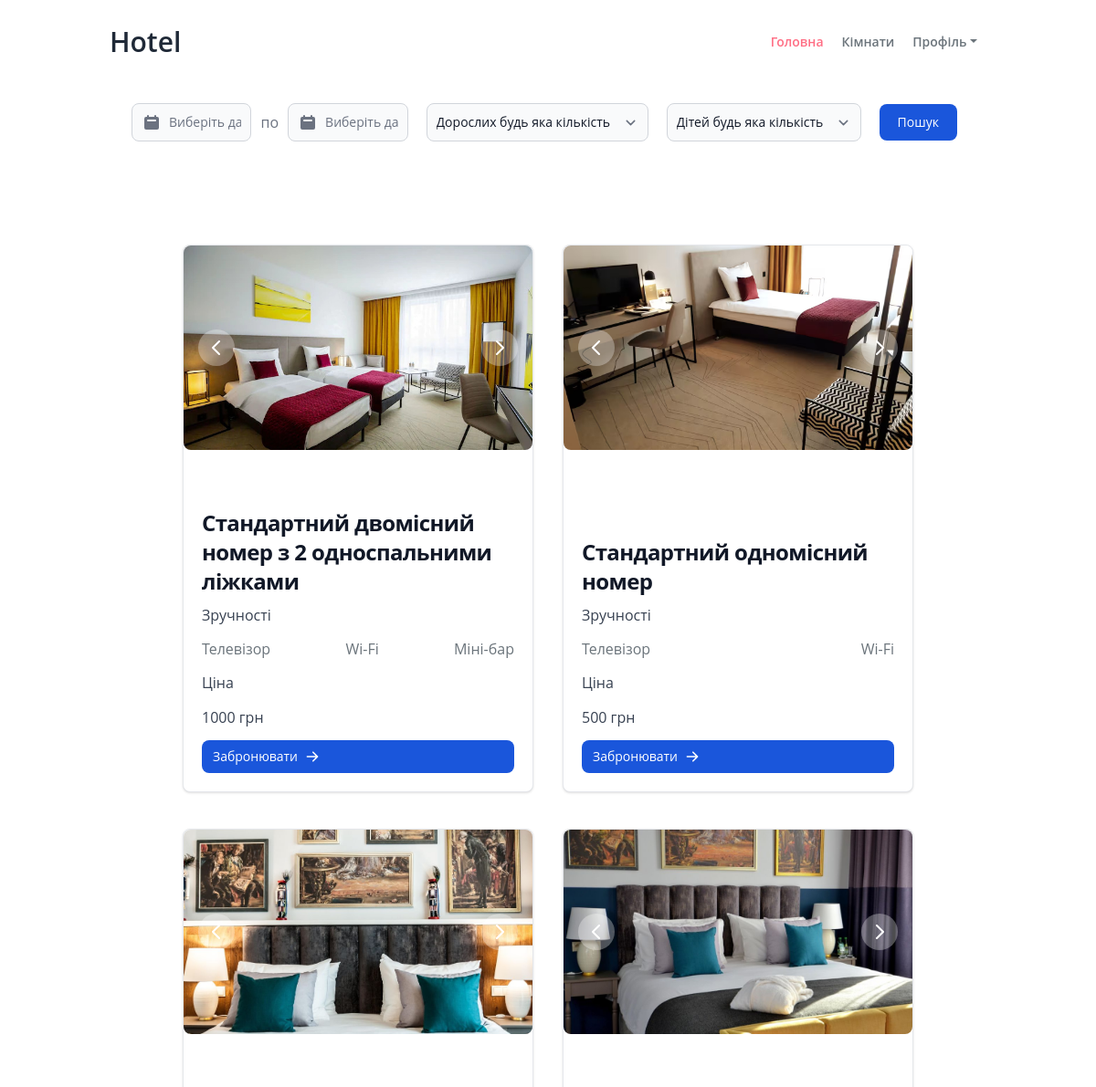
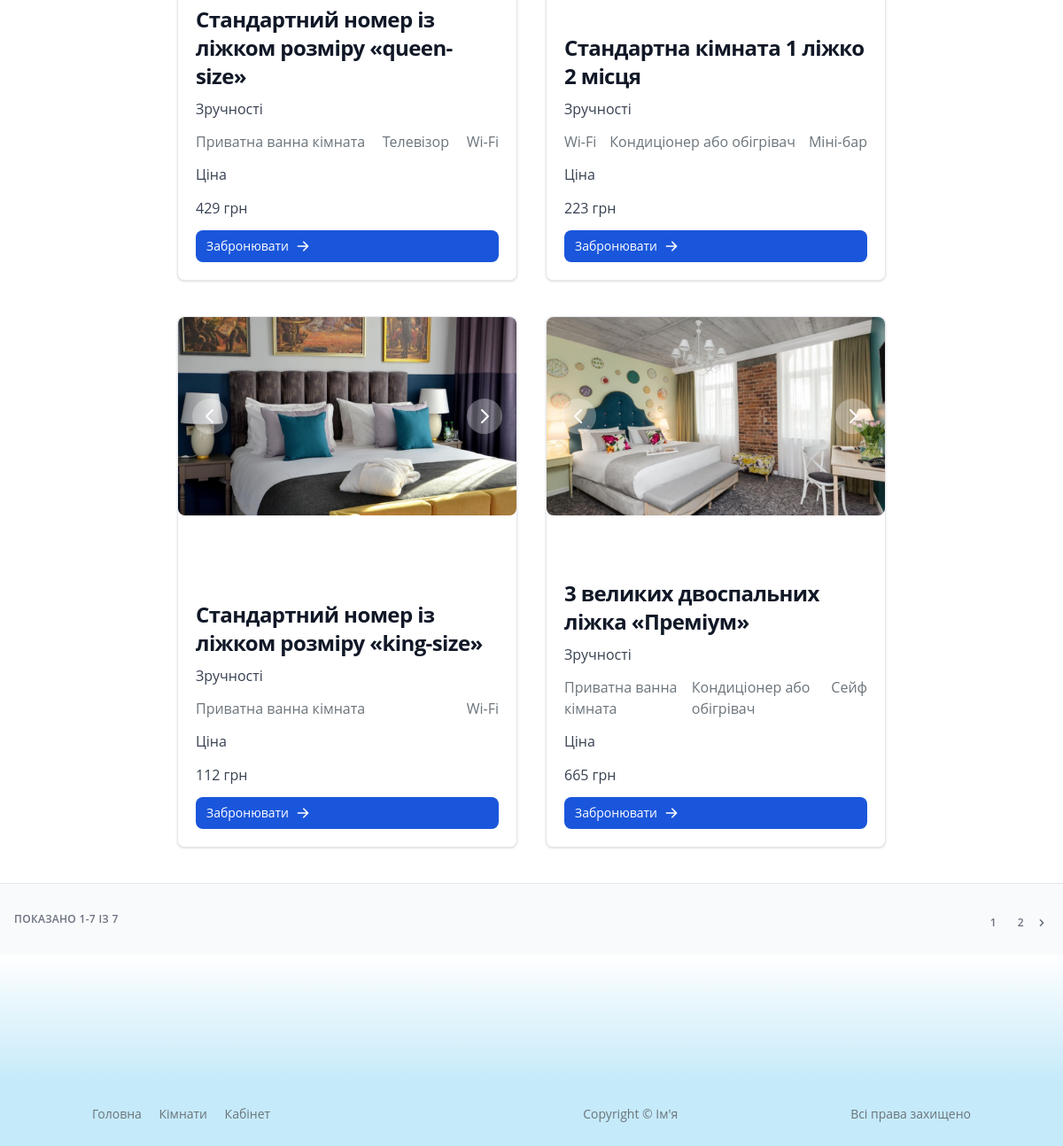
Screenshot of /rooms.html with the database file from the repository (2 pictures, top to bottom).
### main/models.py (models this page shows, shortened)
class Image(models.Model):
    image = models.ImageField(upload_to='room_images/')
    created_at = models.DateTimeField(auto_now_add=True)

class Room(models.Model):
    room_no = models.CharField(max_length=10, primary_key=True)
    name = models.CharField(max_length=500, null=True, blank=True)
    room_type = models.ForeignKey('RoomType', null=False, blank=True, on_delete=models.CASCADE)
    availability = models.BooleanField(default=0)
    booked = models.BooleanField(default=0)
    conveniences = models.ManyToManyField('Faciliti', related_name='conveniences')
    staff = models.ForeignKey('Customer', on_delete=models.CASCADE, editable=True, related_name='rooms_as_staff')
    adult_count = models.IntegerField(default=0)
    child_count = models.IntegerField(default=0)
    images = models.ManyToManyField('Image', related_name='images')
    price = models.PositiveSmallIntegerField(null=True, blank=True)
    class Meta:
        ordering = ['room_no', ]
        permissions = (('can_view_room', 'Можна переглянути кімнату'),)
    def display_facility(self):
        return ', '.join([faciliti.name for faciliti in self.conveniences.all()])
    display_facility.short_description = 'Зручності'
    def display_images(self):
        return ', '.join([image.__str__() for image in self.images.all()])
    display_images.short_description = 'Зображення'

class Faciliti(models.Model):
    name = models.CharField(max_length=25)
    price = models.PositiveSmallIntegerField()
    class Meta:
        verbose_name_plural = 'Зручності'  # В іншому випадку на панелі адміністратора буде показано Facilities

### main/views.py (the view)
# urls.py: path('rooms.html', views.rooms, name='rooms'),
def rooms(request):
    context = {}
    try:
        if 'page' in request.GET:
            current_page = int(request.GET['page'])
        else:
            current_page = 1
    except:
        current_page = 1
    try:
        if 'step' in request.GET:
            step = int(request.GET['step'])
        else:
            step = 6
    except:
        step = 6
    if step > 1000:
        step = 1000
    if request.method == 'POST':
        query_dict = dict(request.POST)
        start_date_str = query_dict.get('start', [''])[0]
        end_date_str = query_dict.get('end', [''])[0]
        try:
            no_of_children = int(query_dict.get('child', [-1])[0])
        except ValueError:
            no_of_children = -1
        try:
            no_of_adults = int(query_dict.get('adult', [-1])[0])
        except ValueError:
            no_of_adults = -1
        print(f"{start_date_str} {end_date_str} {no_of_adults} {no_of_children}")
        if start_date_str != '' and end_date_str != '':
            start_date = datetime.strptime(start_date_str, '%m/%d/%Y')
            end_date = datetime.strptime(end_date_str, '%m/%d/%Y')
        else:
            start_date = None
            end_date = None
        reservations = None
        if start_date is not None and end_date is not None:
            reservations = Reservation.objects.filter(
                check_in_time__date__gt=start_date,
                check_out_time__date__lt=end_date
            )
        if reservations is not None:
            rooms_in_reservations = reservations.values_list('room', flat=True)
            rooms = Room.objects.exclude(room_no__in=rooms_in_reservations)
        else:
            rooms = Room.objects.all()
        if no_of_children != -1:
            rooms = rooms.filter(child_count=no_of_children)
        if no_of_adults != -1:
            rooms = rooms.filter(adult_count=no_of_adults)
    else:
        rooms = Room.objects.all()
    paginator = Paginator(rooms, step)
    rooms_page = paginator.get_page(current_page)
    previous_page = rooms_page.previous_page_number() if rooms_page.has_previous() else None
    next_page = rooms_page.next_page_number() if rooms_page.has_next() else None
    all_count_page = paginator.count
    context['rooms'] = rooms_page
    context['current_page'] = current_page
    context['previous_page'] = previous_page
    context['next_page'] = next_page
    context['step'] = step
    context['all_count_page'] = all_count_page
    showing_pages = ""
    if current_page + step <= all_count_page:
        showing_pages = '-'.join([str(current_page), str(current_page + step)])
    else:
        showing_pages = '-'.join([str(current_page), str(all_count_page)])
    context['showing_pages'] = showing_pages
    return render(request, 'rooms.html', context)

### main/templates/rooms.html (shortened to what this page needs)
{% extends 'base.html' %}
{% block main-content %}
<form action="{% url 'rooms' %}" method="POST">
<div class="container sm:px-4 lg:px-8 flex flex-wrap items-center justify-between lg:flex-nowrap mt-10">
    <div class="py-8 px-4 mx-auto max-w-screen-xl lg:py-16 lg:px-6 m-2 flex items-center  justify-center flex-row">
        <div date-rangepicker class="flex flex-row items-center">
            <div class="relative">
            <div class="absolute inset-y-0 left-0 flex items-center pl-3 pointer-events-none">
            </div>
            <input name="start" type="text" class="bg-gray-50 border border-gray-300 text-gray-900 text-sm rounded-lg focus:ring-blue-500 focus:border-blue-500 block w-full pl-10 p-2.5  dark:bg-gray-700 dark:border-gray-600 dark:placeholder-gray-400 dark:text-white dark:focus:ring-blue-500 dark:focus:border-blue-500" placeholder="Виберіть дату початку">
            </div>
            <span class="p-2.5 text-gray-500">по</span>
            <div class="relative">
            <div class="absolute inset-y-0 left-0 flex items-center pl-3 pointer-events-none">
            </div>
            <input name="end" type="text" class="bg-gray-50 border border-gray-300 text-gray-900 text-sm rounded-lg focus:ring-blue-500 focus:border-blue-500 block w-full pl-10 p-2.5  dark:bg-gray-700 dark:border-gray-600 dark:placeholder-gray-400 dark:text-white dark:focus:ring-blue-500 dark:focus:border-blue-500" placeholder="Виберіть дату кінця">
        </div>
    </div>
            <select name="adult" id="default" class="bg-gray-50 border border-gray-300 text-gray-900 text-sm rounded-lg focus:ring-blue-500 focus:border-blue-500 block p-2.5 dark:bg-gray-700 dark:border-gray-600 dark:placeholder-gray-400 dark:text-white dark:focus:ring-blue-500 dark:focus:border-blue-500 ml-5">
                <option value="-1">Дорослих будь яка кількість</option>
            </select>
            <select name="child" id="default" class="bg-gray-50 border border-gray-300 text-gray-900 text-sm rounded-lg focus:ring-blue-500 focus:border-blue-500 block p-2.5 dark:bg-gray-700 dark:border-gray-600 dark:placeholder-gray-400 dark:text-white dark:focus:ring-blue-500 dark:focus:border-blue-500 ml-5 mr-5">
                <option value="-1">Дітей будь яка кількість</option>
            </select>
            <button type="submit" class="text-white bg-blue-700 hover:bg-blue-800 focus:ring-4 focus:ring-blue-300 font-medium rounded-lg text-sm px-5 py-2.5 mr-2 dark:bg-blue-600 dark:hover:bg-blue-700 focus:outline-none dark:focus:ring-blue-800">Пошук</button>
</div>
</form>
<div class="container sm:px-4 lg:px-8 flex flex-wrap items-center justify-center lg:flex-nowrap mb-10">
    {% if rooms %}
    {% for room in rooms %}
        <div id="room-card" style="height: 600px;" class="min-h-[500px] max-h-[600px] mt-10 ml-4 mr-4 max-w-sm bg-white border border-gray-200 rounded-lg shadow dark:bg-gray-800 dark:border-gray-700 flex flex-col justify-between">
            <div id="gallery" class="relative w-full" data-carousel="">
                <div class="relative h-56 overflow-hidden rounded-lg rounded-b-none">
                    {% if room.images.all %}
                        {% for room_image in room.images.all %}
                        <div class="hidden duration-1000 ease-in-out" data-carousel-item>
                            <img src="{{ room_image.image.url }}" class="absolute block max-w-full h-auto -translate-x-1/2 -translate-y-1/2 top-1/2 left-1/2" alt="">
                        </div>
                        {% endfor %}
                    {% endif %}
                </div>
                <button type="button" class="absolute top-0 left-0 z-30 flex items-center justify-center h-full px-4 cursor-pointer group focus:outline-none" data-carousel-prev>
                    <span class="inline-flex items-center justify-center w-10 h-10 rounded-full bg-white/30 dark:bg-gray-800/30 group-hover:bg-white/50 dark:group-hover:bg-gray-800/60 group-focus:ring-4 group-focus:ring-white dark:group-focus:ring-gray-800/70 group-focus:outline-none">
                        <svg aria-hidden="true" class="w-6 h-6 text-white dark:text-gray-800" fill="none" stroke="currentColor" viewBox="0 0 24 24" xmlns="http://www.w3.org/2000/svg">
                            <path stroke-linecap="round" stroke-linejoin="round" stroke-width="2" d="M15 19l-7-7 7-7"></path>
                        </svg>
                    </span>
                </button>
                <button type="button" class="absolute top-0 right-0 z-30 flex items-center justify-center h-full px-4 cursor-pointer group focus:outline-none" data-carousel-next>
                    <span class="inline-flex items-center justify-center w-10 h-10 rounded-full bg-white/30 dark:bg-gray-800/30 group-hover:bg-white/50 dark:group-hover:bg-gray-800/60 group-focus:ring-4 group-focus:ring-white dark:group-focus:ring-gray-800/70 group-focus:outline-none">
                        <svg aria-hidden="true" class="w-6 h-6 text-white dark:text-gray-800" fill="none" stroke="currentColor" viewBox="0 0 24 24" xmlns="http://www.w3.org/2000/svg"><path stroke-linecap="round" stroke-linejoin="round" stroke-width="2" d="M9 5l7 7-7 7"></path></svg>
                    </span>
                </button>
            </div>
            <div class="w-full p-5 flex flex-col justify-between">
                <div class="">
                    <a href="" class="">
                        <h5 class="mb-2 text-2xl font-bold tracking-tight text-gray-900 dark:text-white">{{ room.name }}</h5>
                    </a>
                </div>
                <div class="">
                    <p class="mb-3 font-normal text-gray-700 dark:text-gray-400">
                        Зручності
                    </p>
                    <ul class="mb-3 w-full flex justify-between">
                        {% if room.conveniences.all %}
                            {% for room_convenience in room.conveniences.all %}
                                <li>{{ room_convenience.name }} </li>
                            {% endfor %}
                        {% endif %}
                    </ul>
                </div>
                <div class="">
                    <p class="mb-3 font-normal text-gray-700 dark:text-gray-400">
                        Ціна
                    </p>
                    <p class="mb-3 font-normal text-gray-700 dark:text-gray-400">
                        {{ room.price }} грн
                    </p>
                </div>
                {% if not user.is_superuser %}
                <div class="flex flex-col flex-grow">
                    <a href="{% url 'user_reservation_form' %}?room_no={{room.room_no}}" class="inline-flex items-center px-3 py-2 text-sm font-medium text-center text-white bg-blue-700 rounded-lg hover:bg-blue-800 focus:ring-4 focus:outline-none focus:ring-blue-300 dark:bg-blue-600 dark:hover:bg-blue-700 dark:focus:ring-blue-800">
                        Забронювати
                    </a>
                </div>
                {% endif %}
            </div>
        </div>
    {% endfor %}
    {% endif %}
</div>
<div
          class="grid px-4 py-3 text-xs font-semibold tracking-wide text-gray-500 uppercase border-t dark:border-gray-700 bg-gray-50 sm:grid-cols-9 dark:text-gray-400 dark:bg-gray-800">
          <span class="flex items-center col-span-3">
            Показано {{ showing_pages }} із {{ all_count_page }}
          </span>
          <span class="col-span-2"></span>
          <span class="flex col-span-4 mt-2 sm:mt-auto sm:justify-end">
            <nav aria-label="Table navigation">
              <ul class="inline-flex items-center">
                {% for page_number in rooms.paginator.page_range %}
                    <li>
                        <a href="?page={{ page_number }}&step={{ step }}" class="px-3 py-1 rounded-md focus:outline-none focus:shadow-outline-purple">
                            {{ page_number }}
                        </a>
                    </li>
                {% endfor %}
                {% if next_page %}
                    <li>
                        <a href="?page={{ next_page }}&step={{ step }}" class="px-3 py-1 rounded-md rounded-r-lg focus:outline-none focus:shadow-outline-purple"
                            aria-label="Next">
                            <svg class="w-4 h-4 fill-current" aria-hidden="true" viewBox="0 0 20 20">
                                <path d="M7.293 14.707a1 1 0 010-1.414L10.586 10 7.293 6.707a1 1 0 011.414-1.414l4 4a1 1 0 010 1.414l-4 4a1 1 0 01-1.414 0z"
                                    clip-rule="evenodd" fill-rule="evenodd"></path>
                            </svg>
                        </a>
                    </li>
                {% endif %}
            </ul>
            </nav>
          </span>
        </div>
{% endblock %}

### main/templates/base.html (shortened to what this page needs)
{% load i18n %}
{% load static %}
<!DOCTYPE html>
<html lang="en">
    <head>
        <link href="{% static 'css/fontawesome-all.css' %}" rel="stylesheet" />
        <link href="{% static 'css/tailwind.css' %}" rel="stylesheet" />
        <link href="{% static 'css/swiper.css' %}" rel="stylesheet" />
        <link href="{% static 'css/magnific-popup.css' %}" rel="stylesheet" />
        <link href="{% static 'css/styles.css' %}" rel="stylesheet" />
    </head>
    <body data-spy="scroll" data-target=".fixed-top">
<nav class="navbar fixed-top">
    <div class="container sm:px-4 lg:px-8 flex flex-wrap items-center justify-between lg:flex-nowrap">
        <a class="text-gray-800 font-semibold text-3xl leading-4 no-underline page-scroll" href="index.html">Hotel</a>
        <div class="navbar-collapse offcanvas-collapse lg:flex lg:flex-grow lg:items-center" id="navbarsExampleDefault">
            <ul class="pl-0 mt-3 mb-2 ml-auto flex flex-col list-none lg:mt-0 lg:mb-0 lg:flex-row">
                <li>
                    <a class="nav-link page-scroll active" href="{% url 'index' %}">Головна <span class="sr-only">(поточна)</span></a>
                </li>
                <li>
                    <a class="nav-link page-scroll" href="{% url 'rooms' %}">Кімнати</a>
                </li>
                <li class="dropdown">
                    <a class="nav-link dropdown-toggle" href="#" id="dropdown01" data-toggle="dropdown" aria-haspopup="true" aria-expanded="false">Профіль</a>
                </li>
            </ul>
        </div>
    </div>
</nav>
        {% block main-content %}
        {% endblock %}
<div class="footer">
</div>
<div class="copyright">
    <div class="container px-4 sm:px-8 lg:grid lg:grid-cols-3">
        <ul class="mb-4 list-unstyled p-small">
            <li class="mb-2"><a href="{% url 'index' %}">Головна</a></li>
            <li class="mb-2"><a href="{% url 'rooms' %}">Кімнати</a></li>
            <li class="mb-2"><a href="{% url 'profile' %}">Кабінет</a></li>
        </ul>
        <p class="pb-2 p-small statement">Copyright © <a href="#your-link" class="no-underline">Ім'я</a></p>
        <p class="pb-2 p-small statement">Всі права захищено</p>
    </div>
</div>
  <link href="{% static 'flowbite/flowbite.min.css' %}" rel="stylesheet" />
    </body>
</html>

### rows the page displays
Room: name "Стандартний двомісний номер з 2 односпальними ліжками", price "1000"
Image: image (picture)
Faciliti: name "Телевізор"
Faciliti: name "Wi-Fi"
Faciliti: name "Міні-бар"
Room: name "Стандартний одномісний номер", price "500"
Image: image (picture)
Room: name "Стандартний номер із ліжком розміру «queen-size»", price "429"
Image: image (picture)
Faciliti: name "Приватна ванна кімната"
Room: name "Стандартна кімната 1 ліжко 2 місця", price "223"
Image: image (picture)
Faciliti: name "Кондиціонер або обігрівач"
Room: name "Стандартний номер із ліжком розміру «king-size»", price "112"
Image: image (picture)
Room: name "3 великих двоспальних ліжка «Преміум»", price "665"
Image: image (picture)
Faciliti: name "Сейф"

### other values shown
{{ showing_pages }} "1-7"
{{ all_count_page }} "7"
{{ page_number }} "1" "2"
